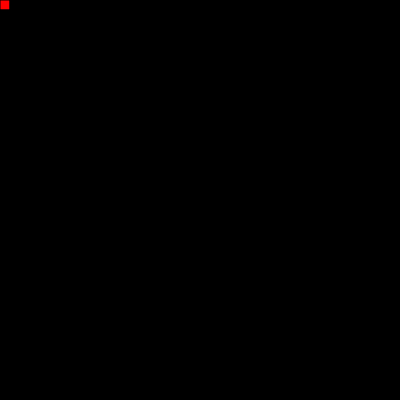
Frame 1 (no input)
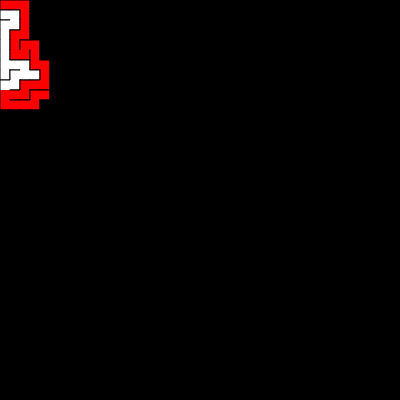
Frame 60 (no input)
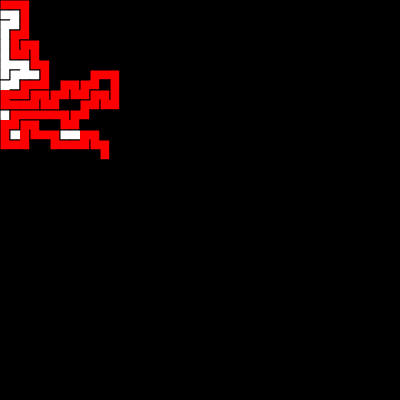
Frame 120 (the mouse pressed at the canvas centre since frame 60)

The p5.js sketch that drew these frames (run headless with seeded random() and noise() and a simulated clock; from frame 60 on, the mouse is pressed at the canvas centre):

// p5.js sketch
// ── sketch.js
// Global Variables.
let cnv;
let cellSize = 10;
let canvasWidth = 400;
let canvasHeight = 400;
let grid;
let square;

/**
 * Function to center the canvas.
 */
function centerCanvas() {
  var x = (windowWidth - width) / 2;
  var y = (windowHeight - height) / 2;
  cnv.position(x, y);
}

function setup() {
  grid = new Grid(canvasWidth / cellSize, canvasHeight / cellSize, cellSize);
  square = new Square(0, 0, cellSize);
  grid.createGrid();
  print(grid.getGrid().length);
  cnv = createCanvas(canvasWidth, canvasHeight);
  centerCanvas();
}

function keyPressed() {
  if (keyCode === UP_ARROW) {
    square.moveUp(cellSize);
  } else if (keyCode === DOWN_ARROW) {
    square.moveDown(cellSize);
  } else if (keyCode === LEFT_ARROW) {
    square.moveLeft(cellSize);
  } else if (keyCode === RIGHT_ARROW) {
    square.moveRight(cellSize);
  }
}
function windowResized() {
  centerCanvas();
}

// Always runs 60 frames per second
function draw() {
  background(0, 0, 0);
  grid.showGrid();
  grid.generateMaze();
  fill(255, 0, 0);
  frameRate(60);
}

// ── Cell.js
class Cell {
  #size;
  #walls;
  #row;
  #col;
  #isBacktracking;
  // Boolean that will store if the cell is visited or not
  #visited;

  // Accepts a size variable, row and col
  constructor(size, row, col) {
    this.#size = size;
    this.#row = row;
    this.#col = col;
    // By default all the cells are not visited
    this.#visited = false;

    // This variable is used to state if the
    // current cell is backtracked or not.
    // By default all cells are set
    // backtracking to false.
    this.#isBacktracking = false;

    // Create object which will store the walls state,
    // open false and closed true. By default all walls
    // are closed.
    this.#walls = {
      top: true,
      bottom: true,
      left: true,
      right: true,
    };
  }

  // This method will draw borders of the cell
  // and rectangles as cells
  show() {
    fill(0, 0, 0);
    noStroke();
    if (this.#visited) {
      fill(255, 0, 0);
    }
    if (this.#isBacktracking) {
      fill(255, 255, 255);
    }
    rect(
      this.#col * this.#size,
      this.#row * this.#size,
      this.#size,
      this.#size
    );

    if (this.#walls.top) {
      stroke(0);
      line(
        this.#col * this.#size,
        this.#row * this.#size,
        this.#col * this.#size + this.#size,
        this.#row * this.#size
      );
    }
    // Bottom line
    if (this.#walls.bottom) {
      stroke(0);
      line(
        this.#col * this.#size,
        this.#row * this.#size + this.#size,
        this.#col * this.#size + this.#size,
        this.#row * this.#size + this.#size
      );
    }

    // Left line
    if (this.#walls.left) {
      stroke(0);
      line(
        this.#col * this.#size,
        this.#row * this.#size,
        this.#col * this.#size,
        this.#row * this.#size + this.#size
      );
    }
    // Right line
    if (this.#walls.right) {
      stroke(0);
      line(
        this.#col * this.#size + this.#size,
        this.#row * this.#size,
        this.#col * this.#size + this.#size,
        this.#row * this.#size + this.#size
      );
    }
  }

  // Getters and setter methods
  isWall(wallDirection) {
    return this.#walls[wallDirection];
  }

  setWallOpen(wallDirection) {
    this.#walls[wallDirection] = false;
  }

  getRowIndex() {
    return this.#row;
  }

  getColIndex() {
    return this.#col;
  }

  setIsVisited() {
    this.#visited = true;
  }

  setIsBacktracking() {
    this.#isBacktracking = true;
  }
}

// ── Grid.js
class Grid {
  #width;
  #height;
  #cellSize;

  // This a boolean 2d grid map which stores if the cell is visited or not
  #visited;
  // This is a grid array which stores the cells objects
  #girdArray;

  // This a stack that will used in maze generation
  #stack;

  // This variable will store the boolean
  // true is stack is empty and false if not
  #isStackEmpty;

  constructor(width, height, cellSize) {
    this.#width = width;
    this.#height = height;
    this.#cellSize = cellSize;
    this.#girdArray = [];
    this.#visited = [];
    this.#stack = new Stack();
    this.#isStackEmpty = false;
  }

  // This method will create a grid with cell objects in it
  // This method will also fill the visited
  createGrid() {
    let gridRow;
    let gridRowVisited;
    // let totalRows = this.#width / this.#cellSize;
    // let totalCols = this.#height / this.#cellSize;
    for (let row = 0; row < this.#height; row++) {
      gridRow = [];
      gridRowVisited = [];
      for (let col = 0; col < this.#width; col++) {
        gridRow[col] = new Cell(this.#cellSize, row, col);
        gridRowVisited[col] = false;
      }
      this.#girdArray[row] = gridRow;
      this.#visited[row] = gridRowVisited;
    }

    // Mark the initial cell top-left cell as visited
    this.#visited[0][0] = true;

    this.#girdArray[0][0].setIsVisited();

    // Add the top left cell to the stack
    // so that the stack won't be empty.
    this.#stack.pushData(this.#girdArray[0][0]);
  }

  // This method will draw each cell.
  // This method is called inside the
  // draw method and is called once the
  // create grid method is called in setup
  // method.
  showGrid() {
    for (let row = 0; row < this.#width; row++) {
      for (let col = 0; col < this.#height; col++) {
        this.#girdArray[row][col].show();
      }
    }
  }

  // This method will generate the maze
  // This method will be called inside
  // the draw() function and will called
  // until the stack is empty.
  generateMaze() {
    if (!this.#stack.isStackEmpty()) {
      //   console.log("Called");
      let currentCell = this.#stack.popData();
      let currentRowIndex = currentCell.getRowIndex();
      let currentColIndex = currentCell.getColIndex();

      // Create an array that will store the unvisited
      // cells.
      let unvisitedCell = [];

      // Check if the for neighbours and add them the neighbours
      // of the current cell.

      // Add the top cell if available and not visited
      if (
        currentRowIndex > 0 &&
        !this.#visited[currentRowIndex - 1][currentColIndex]
      ) {
        unvisitedCell.push({
          position: "top",
          cell: this.#girdArray[currentRowIndex - 1][currentColIndex],
        });
      }

      // Add the bottom cell if available and not visited
      if (
        currentRowIndex < this.#height - 1 &&
        !this.#visited[currentRowIndex + 1][currentColIndex]
      ) {
        unvisitedCell.push({
          position: "bottom",
          cell: this.#girdArray[currentRowIndex + 1][currentColIndex],
        });
      }

      // Add the right cell if available and not visited
      if (
        currentColIndex < this.#width - 1 &&
        !this.#visited[currentRowIndex][currentColIndex + 1]
      ) {
        unvisitedCell.push({
          position: "right",
          cell: this.#girdArray[currentRowIndex][currentColIndex + 1],
        });
      }

      // Add the left cell if available and not visited
      if (
        currentColIndex > 0 &&
        !this.#visited[currentRowIndex][currentColIndex - 1]
      ) {
        unvisitedCell.push({
          position: "left",
          cell: this.#girdArray[currentRowIndex][currentColIndex - 1],
        });
      }

      // If the unvisited cell array is not empty then only
      // get a random cell and add it to the stack.
      if (unvisitedCell.length > 0) {
        // Push the current cell on the stack
        // so that we can backtrack
        this.#stack.pushData(currentCell);
        const randomCell =
          unvisitedCell[Math.floor(Math.random() * unvisitedCell.length)];

        // Now choose from randomly choose from the unvisited cells
        const newCell = randomCell.cell;

        // Now we remove the wall between the current cell and the
        // new choosen cell.
        if (randomCell.position === "top") {
          newCell.setWallOpen("bottom");
          currentCell.setWallOpen("top");
        }
        if (randomCell.position === "bottom") {
          newCell.setWallOpen("top");
          currentCell.setWallOpen("bottom");
        }
        if (randomCell.position === "left") {
          newCell.setWallOpen("right");
          currentCell.setWallOpen("left");
        }
        if (randomCell.position === "right") {
          newCell.setWallOpen("left");
          currentCell.setWallOpen("right");
        }

        // Mark the current cell as visited
        this.#visited[newCell.getRowIndex()][newCell.getColIndex()] = true;
        this.#girdArray[newCell.getRowIndex()][
          newCell.getColIndex()
        ].setIsVisited();

        this.#stack.pushData(newCell);
      } else {
        //  Here we know that the we are bracktracking
        this.#girdArray[currentCell.getRowIndex()][
          currentCell.getColIndex()
        ].setIsBacktracking();
      }
    }
  }

  // Getters and setters
  getGrid() {
    return this.#girdArray;
  }
}

// ── List.js
// This is a linked list data structure
// which is used for implementing stack

class List {
    #head;
    #listSize;

    constructor() {
        this.#head = null;
        this.#listSize = 0;
    }

    // Adds the data to the front of the list
    addFront(data) {
        // Create a new Node
        let newNode = new Node(data, null);

        // If the list is empty
        if (this.#head === null) {
            this.#head = newNode;
        } else {
            newNode.setNextNode(this.#head);
            this.#head = newNode;
        }

        this.#listSize++;
    }

    // Deletes the front node from the list and returns it
    deleteFront() {
        let data = this.#head.getData();
        this.#head = this.#head.getNext();
        this.#listSize--;
        return data;
    }

    // Gettes and setters
    getSize() {
        return this.#listSize;
    }

    isListEmpty() {
        return this.#head === null && this.#listSize === 0;
    }

    // Get the front data.
    getFront() {
        return this.#head.getData();
    }
}

// ── Node.js
// This is used for implementing the List
"use strict";
class Node {
    #data;
    #nextNode;

    constructor(data, nextNode) {
        this.#data = data;
        this.#nextNode = nextNode;
    }

    // Getters and setters
    getData() {
        return this.#data;
    }

    getNext() {
        return this.#nextNode;
    }

    setNextNode(newNode) {
        this.#nextNode = newNode;
    }
}

// ── Square.js
// This is the object that will
// move to create the maze and
// help to visualize the process.

class Square {
    #size;

    // Will set the initial coords for the square
    #xCoord;
    #yCoord;

    constructor(xCoord, yCoord, size) {
        this.#xCoord = xCoord;
        this.#yCoord = yCoord;
        this.#size = size;
    }

    moveUp(distance) {
        this.#yCoord -= distance;
    }

    moveDown(distance) {
        this.#yCoord += distance;
    }

    moveLeft(distance) {
        this.#xCoord -= distance;
    }

    moveRight(distance) {
        this.#xCoord += distance;
    }

    getXCoord() {
        return this.#xCoord;
    }

    getYCoord() {
        return this.#yCoord;
    }

    // This method is responsible for rendering the
    // square on the canvas.
    show() {
        fill(0, 255, 0);
        noStroke();
        rect(this.#xCoord, this.#yCoord, this.#size, this.#size);
    }
}

// ── Stack.js
// This is a stack data structure
// for the handling the maze
// generator using depth first search.
// The stack is implemented using a linked
// list.

class Stack {
    #list;
    #size;

    constructor() {
        this.#list = new List();
        this.#size = 0;
    }

    // Adds the data at the front of the list
    pushData(data) {
        this.#list.addFront(data);
        this.#size++;
    }

    // Removes the data from the front of the list and returns it
    popData() {
        let data = this.#list.deleteFront();
        this.#size--;
        return data;
    }

    // Returns data from the front of the list
    peek() {
        return this.#list.getFront();
    }

    // Get the stack size.
    getStackSize() {
        return this.#size;
    }

    isStackEmpty() {
        return this.#list.isListEmpty();
    }
}

// ── style.css
*,
::after,
::before {
  margin: 0;
  padding: 0;
  box-sizing: border-box;
}

/*
  To center the canvas
 */
/* body {
  height: 100vh;
  display: flex;
  justify-content: center;
  align-items: center;
} */
